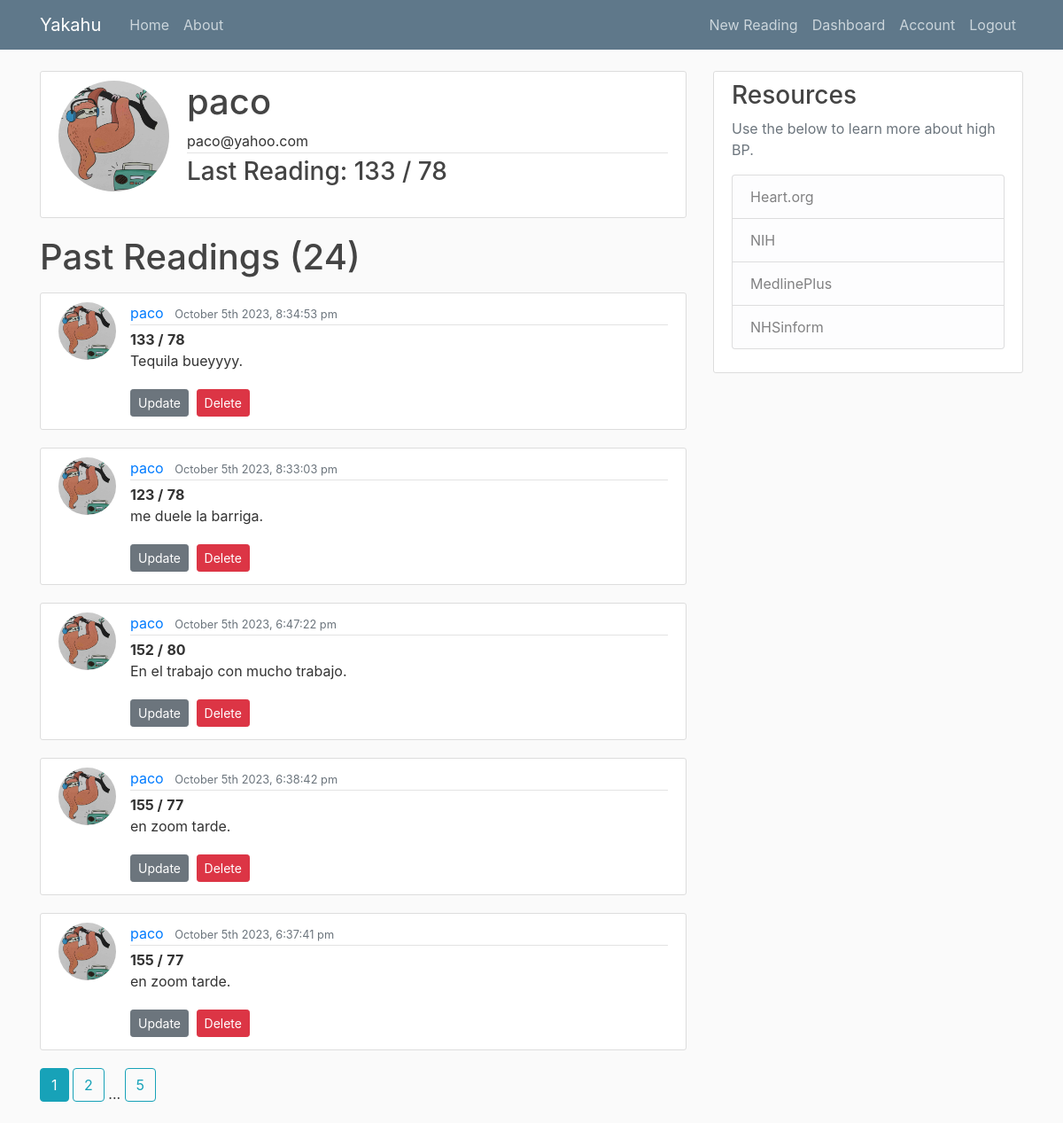
Before: /user/paco (signed in) with the older database file.
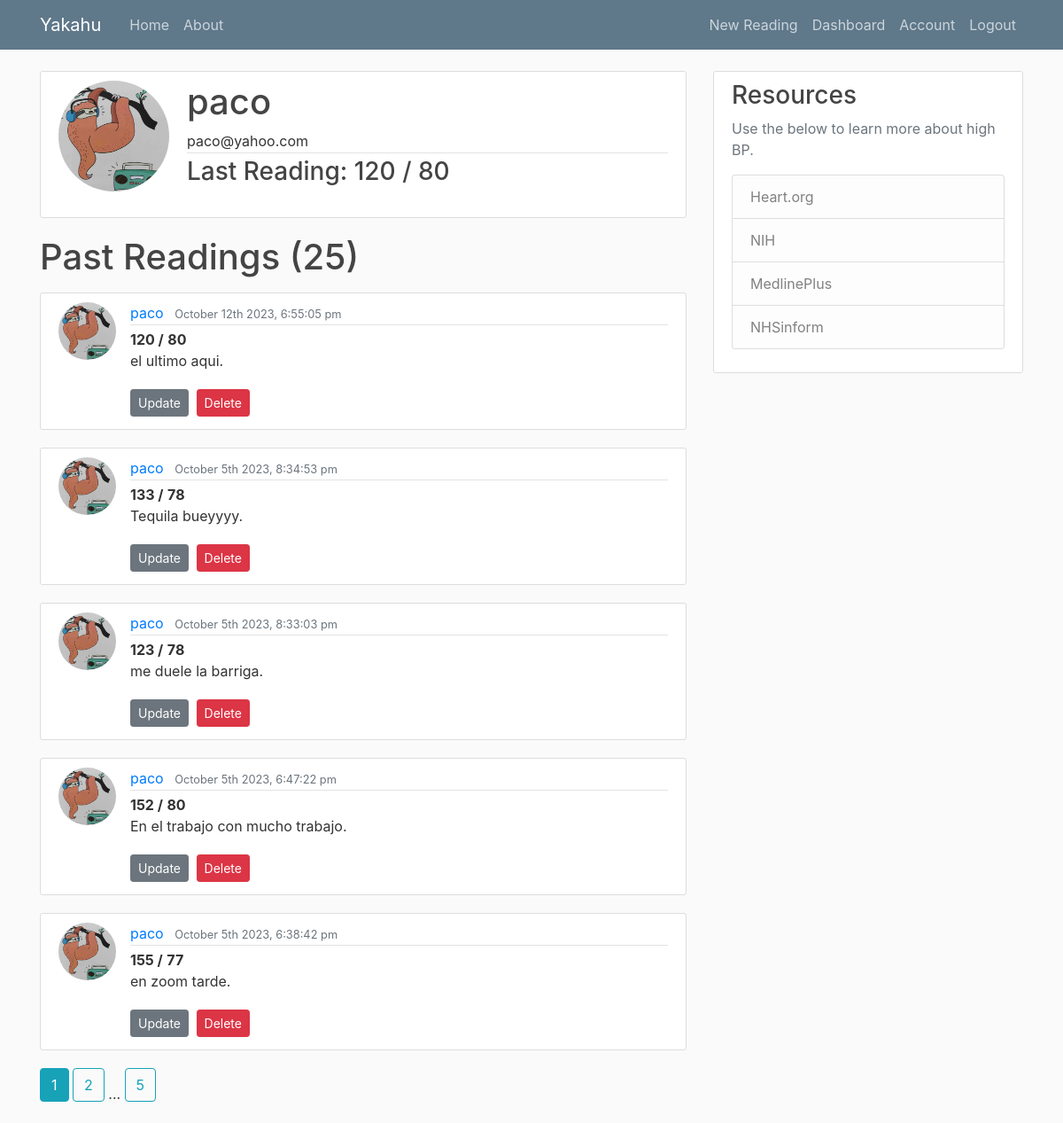
After: the same page with the newer database file.
### mbp/models.py (models this page shows, shortened)
class User(db.Model, UserMixin):
    id = db.Column(db.Integer, primary_key=True)
    username = db.Column(db.String(20), unique=True, nullable=False)
    email = db.Column(db.String(120), unique=True, nullable=False)
    image_file = db.Column(db.String(20), nullable=False, default='default.jpg')
    password = db.Column(db.String(60), nullable=False)
    readings = db.relationship('Reading', backref='user', lazy=True)

class Reading(db.Model):
    id = db.Column(db.Integer, primary_key=True)
    sys = db.Column(db.String(3), nullable=False)
    dia = db.Column(db.String(3), nullable=False)
    notes = db.Column(db.Text, nullable=False)
    date_posted = db.Column(db.DateTime, nullable=False, default=datetime.utcnow)
    user_id = db.Column(db.Integer, db.ForeignKey('user.id'), nullable=False)

### mbp/users/routes.py (the view)
@users.route('/user/<string:username>')
@login_required
def user_readings(username):
    image_file = url_for('static', filename='profile_pics/' + current_user.image_file)
    page = request.args.get('page', 1, type=int) #Grab the page we want. In this case page one. Set type integer as the page number.
    user = User.query.filter_by(username=username).first_or_404()
    lreading = Reading.query.filter_by(user=user).order_by(Reading.id.desc()).first()
    reading = Reading.query.filter_by(user=user)\
        .order_by(Reading.date_posted.desc())\
        .paginate(page=page, per_page=5) #Show 5 readings per page. Can use http://localhost:8000/home?page=3 to navigate to pages.
    return render_template('user_readings.html', title='User Dashboard', reading=reading, user=user, username=username, image_file=image_file, lreading=lreading)

### mbp/models.py (called while the page is built)
@login_manager.user_loader
def load_user(user_id):
    return User.query.get(int(user_id))

### mbp/templates/user_readings.html (shortened to what this page needs)
{% extends "base.html" %}
{% block content %}
<div class="content-section">
    <div class="media">
      <img class="rounded-circle account-img" src="{{ image_file }}">
      <div class="media-body">
        <h2 class="account-heading">{{ current_user.username }}</h2>
        <p class="article-metadata">{{ current_user.email }}</p>
        <h3 class="mb-lg-4">Last Reading: {{ lreading.sys }} / {{ lreading.dia}}</h3>
      </div>
    </div>
  </div>
    <h1 class="mb-3">Past Readings  ({{ reading.total }})</h1>
    {% for reading in reading.items %}
    <article class="media content-section">
      <img class="rounded-circle article-img" src="{{ url_for('static', filename='profile_pics/' + reading.user.image_file) }}" />
      <div class="media-body">
        <div class="article-metadata">
          <a class="mr-2" href="{{ url_for('users.user_readings', username=reading.user.username) }}">{{ reading.user.username }}</a>
          <small class="text-muted">{{ moment(reading.date_posted).format('MMMM Do YYYY, h:mm:ss a') }}</small>
        </div>
        <text class="font-weight-bold">{{ reading.sys }} /</text>
          <text class="font-weight-bold">{{ reading.dia}}</text>
          <p class="article-content">{{ reading.notes }}</p>
          <a class="btn btn-secondary btn-sm mt-1 mb-1" href="{{ url_for('readings.update_reading', reading_id=reading.id) }}">Update</a>
        <button type="button" class="btn btn-danger btn-sm m-1" data-toggle="modal" data-target="#deleteModal">Delete</button>
      </div>
    </article>
    {% endfor %}
    {% for page_num in reading.iter_pages(left_edge=1, right_edge=1, left_current=1, right_current=2) %}
      {% if page_num %}
        {% if reading.page == page_num %}
          <a class="btn btn-info mb-4" href="{{ url_for('users.user_readings', username=user.username, page=page_num) }}">{{ page_num }}</a>
        {% else %}
          <a class="btn btn-outline-info mb-4" href="{{ url_for('users.user_readings', username=user.username, page=page_num) }}">{{ page_num }}</a>
        {% endif %}
      {% else %}
        ...
      {% endif %}
    {% endfor %}
{% endblock content %}

### mbp/templates/base.html (shortened to what this page needs)
<!DOCTYPE html>
<html>
<head>
    <link rel="stylesheet" href="https://maxcdn.bootstrapcdn.com/bootstrap/4.0.0/css/bootstrap.min.css">
    <link rel="stylesheet" type="text/css" href="{{ url_for('static', filename='css/main.css') }}">
</head>
<body>
  <header class="site-header">
<nav class="navbar navbar-expand-md navbar-dark bg-steel fixed-top">
  <div class="container">
    <a class="navbar-brand mr-4" href="/">Yakahu</a>
    <div class="collapse navbar-collapse" id="navbarToggle">
      <div class="navbar-nav mr-auto">
        <a class="nav-item nav-link" href="/">Home</a>
        <a class="nav-item nav-link" href="/about">About</a>
      </div>
      <div class="navbar-nav">
        {% if current_user.is_authenticated %}
        <a class="nav-item nav-link" href="{{ url_for('readings.new_reading') }}">New Reading</a>
        <a class="nav-item nav-link" href="{{ url_for('users.user_readings', username=current_user.username) }}">Dashboard</a>
        <a class="nav-item nav-link" href="{{ url_for('users.account') }}">Account</a>
        <a class="nav-item nav-link" href="{{ url_for('users.logout') }}">Logout</a>
        {% else %}
          <a class="nav-item nav-link" href="{{ url_for('users.login') }}">Login</a>
          <a class="nav-item nav-link" href="{{ url_for('users.register') }}">Register</a>
        {% endif %}
      </div>
    </div>
  </div>
</nav>
</header>
      <main role="main" class="container">
        <div class="row">
          <div class="col-md-8">
            {% block content %}{% endblock %}
          </div>
          <div class="col-md-4">
            <div class="content-section">
              <h3>Resources</h3>
              <p class='text-muted'>Use the below to learn more about high BP.
                <ul class="list-group">
                  <a li class="list-group-item list-group-item-light" href="https://www.heart.org/en/health-topics/high-blood-pressure" target="_blank">Heart.org</li></a>
                  <a li class="list-group-item list-group-item-light" href="https://www.nhlbi.nih.gov/health/high-blood-pressure" target="_blank">NIH</li></a>
                  <a li class="list-group-item list-group-item-light" href="https://medlineplus.gov/highbloodpressure.html" target="_blank">MedlinePlus</li></a>
                  <a li class="list-group-item list-group-item-light" href="https://www.nhsinform.scot/illnesses-and-conditions/heart-and-blood-vessels/conditions/high-blood-pressure-hypertension" target="_blank">NHSinform</li></a>
                </ul>
              </p>
            </div>
          </div>
        </div>
      </main>
</body>
</html>

### mbp/static/css/main.css (style rules this page uses)
body { background: #fafafa; color: #333333; margin-top: 5rem; }
h1, h2, h3, h4, h5, h6 { color: #444444; }
.bg-steel { background-color: #5f788a; }
.site-header .navbar-nav .nav-link { color: #cbd5db; }
.content-section { background: #ffffff; padding: 10px 20px; border: 1px solid #dddddd; border-radius: 3px; margin-bottom: 20px; }
.article-content { white-space: pre-line; }
.article-img { height: 65px; width: 65px; margin-right: 16px; }
.article-metadata { padding-bottom: 1px; margin-bottom: 4px; border-bottom: 1px solid #e3e3e3 }
.account-img { height: 125px; width: 125px; margin-right: 20px; margin-bottom: 16px; }
.account-heading { font-size: 2.5rem; }

Changed rows visible on the page:
no longer on this page (row unchanged): Reading: image_file (placeholder picture), user.username "paco", date_posted "October 5th 2023, 6:37:41 pm", sys "155", dia "77", notes "en zoom tarde."
added Reading: sys "120", dia "80", image_file (placeholder picture), user.username "paco", date_posted "October 12th 2023, 6:55:05 pm", notes "el ultimo aqui."
Other visible differences:
{{ reading.total }}: "24" → "25"
{{ lreading.sys }}: "133" → "120"
{{ lreading.dia }}: "78" → "80"
